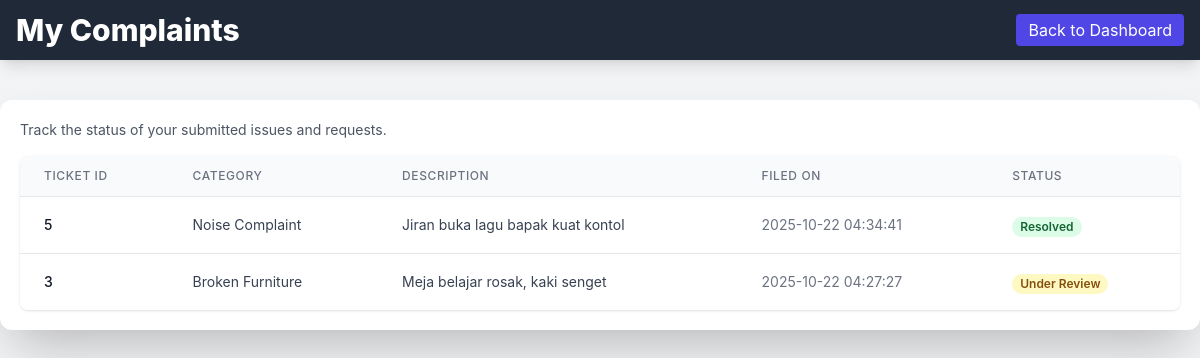
Page /student_complaint_list.php (signed in) on the earlier database version.
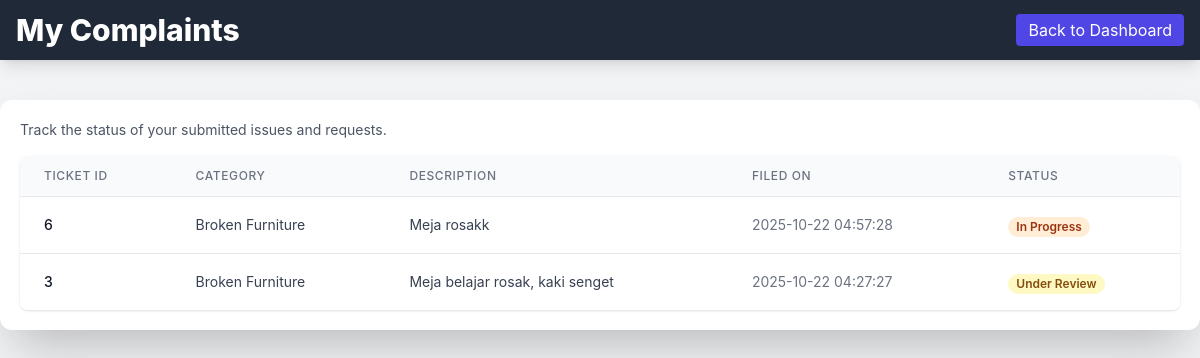
Same page on the later database version.
### tables this page shows
CREATE TABLE `tickets` (
  `ticket_id` int(11) NOT NULL,
  `student_id` varchar(50) NOT NULL,
  `category` varchar(100) DEFAULT NULL,
  `description` text DEFAULT NULL,
  `attachment_path` varchar(255) DEFAULT NULL,
  `status` varchar(20) DEFAULT 'Open',
  `created_at` timestamp NOT NULL DEFAULT current_timestamp(),
  `updated_at` timestamp NOT NULL DEFAULT current_timestamp() ON UPDATE current_timestamp()
);

### conn.php (called while the page is built, shortened)
<?php
$host = 'localhost';
$user = 'root';
$pass = '';
$dbname = 'hostel';
$conn = new mysqli($host, $user, $pass, $dbname);
function getStudentComplaints($student_id) {
    global $conn;
    $query = "SELECT ticket_id, category, description, created_at, status, attachment_path FROM tickets
              WHERE student_id = '$student_id' AND category != 'Room Change'
              ORDER BY created_at DESC";
    $result = $conn->query($query);
    $data = [];
    if ($result) {
        while ($row = $result->fetch_assoc()) {
            $data[] = $row;
        }
    }
    return $data;
}
?>

### student_complaint_list.php (the view, shortened to what this page needs)
<?php
require 'conn.php';
$student_id = $_SESSION['student_id'];
$complaints = getStudentComplaints($student_id);
?>
<!DOCTYPE html>
<html lang="en">
<head>
    <script src="https://cdn.tailwindcss.com"></script>
</head>
<body class="bg-gray-100 text-gray-900 m-0 p-0">
    <header class="bg-gray-800 text-white py-3 px-4 shadow-lg">
        <div class="max-w-7xl mx-auto flex items-center justify-between">
            <h1 class="text-3xl font-extrabold m-0">My Complaints</h1>
            <a href="student_dashboard.php" class="py-1 px-3 rounded bg-indigo-600 hover:bg-indigo-700">Back to Dashboard</a>
        </div>
    </header>
    <div class="max-w-7xl mx-auto my-10 p-5 bg-white rounded-xl shadow-2xl">
        <p class="text-sm text-gray-600 mb-4">Track the status of your submitted issues and requests.</p>
        <div class="overflow-x-auto bg-white rounded-lg shadow">
            <table class="min-w-full divide-y divide-gray-200">
                <thead class="bg-gray-50">
                    <tr>
                        <th class="px-6 py-3 text-left text-xs font-medium text-gray-500 uppercase tracking-wider">Ticket ID</th>
                        <th class="px-6 py-3 text-left text-xs font-medium text-gray-500 uppercase tracking-wider">Category</th>
                        <th class="px-6 py-3 text-left text-xs font-medium text-gray-500 uppercase tracking-wider">Description</th>
                        <th class="px-6 py-3 text-left text-xs font-medium text-gray-500 uppercase tracking-wider">Filed On</th>
                        <th class="px-6 py-3 text-left text-xs font-medium text-gray-500 uppercase tracking-wider">Status</th>
                    </tr>
                </thead>
                <tbody class="bg-white divide-y divide-gray-200">
                    <?php foreach ($complaints as $ticket): ?>
                        <tr>
                            <td class="px-6 py-4 whitespace-nowrap text-sm font-medium text-gray-900"><?php echo htmlspecialchars($ticket['ticket_id']); ?></td>
                            <td class="px-6 py-4 whitespace-nowrap text-sm text-gray-700"><?php echo htmlspecialchars($ticket['category']); ?></td>
                            <td class="px-6 py-4 text-sm text-gray-700 max-w-xs truncate"><?php echo htmlspecialchars($ticket['description']); ?></td>
                            <td class="px-6 py-4 whitespace-nowrap text-sm text-gray-500"><?php echo htmlspecialchars($ticket['created_at']); ?></td>
                            <td class="px-6 py-4 whitespace-nowrap">
                                <span class="px-2 inline-flex text-xs leading-5 font-semibold rounded-full
                                    <?php
                                        if ($ticket['status'] === 'Open') echo 'bg-blue-100 text-blue-800';
                                        elseif ($ticket['status'] === 'Under Review') echo 'bg-yellow-100 text-yellow-800';
                                        elseif ($ticket['status'] === 'In Progress') echo 'bg-orange-100 text-orange-800';
                                        elseif ($ticket['status'] === 'Resolved') echo 'bg-green-100 text-green-800';
                                        else echo 'bg-red-100 text-red-800';
                                    ?>">
                                    <?php echo htmlspecialchars($ticket['status']); ?>
                                </span>
                            </td>
                        </tr>
                    <?php endforeach; ?>
                </tbody>
            </table>
        </div>
    </div>
</body>
</html>

Differences in the rows shown:
removed tickets: ticket_id "5", category "Noise Complaint", description "Jiran buka lagu bapak kuat kontol", created_at "2025-10-22 04:34:41", status "Resolved"
added tickets: ticket_id "6", category "Broken Furniture", description "Meja rosakk", created_at "2025-10-22 04:57:28", status "In Progress"
